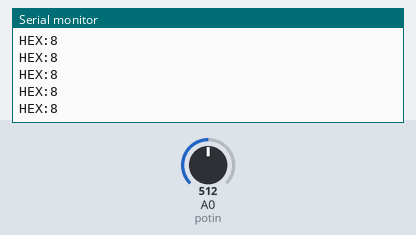
Recording of a sketch running on a simulated Arduino Uno, built with avr-gcc and run on an emulated ATmega328P. Shown: the last lines printed to the serial monitor. The inputs (shaded band) are chosen by the test bench; at power-on: A0 (potin) = 512.

Above: at 1.2 s.
1.3 s: A0 (potin) set to 625
At 2.3 s:
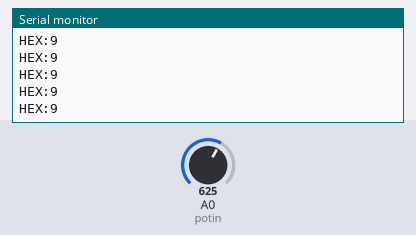
2.8 s: A0 (potin) set to 652
At 3.5 s:
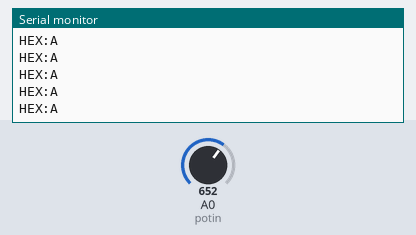
8.5 s: A0 (potin) set to 944
At 9.1 s:
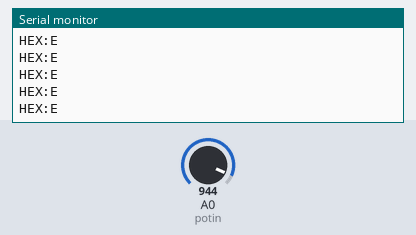
10.0 s: A0 (potin) set to 974
At 11.1 s:
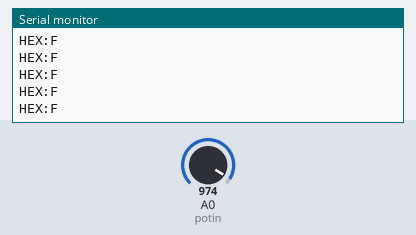

Measured:
- the behaviour switches between 639 and 640 on A0 (potin) (found by bisection; images 1 and 2)
- the behaviour switches between 959 and 960 on A0 (potin) (found by bisection; images 3 and 4)
- after the input at 1.3 s, the serial monitor: prints a new line at once (image 1)
- after the input at 2.8 s, the serial monitor: prints a new line at once (image 2)
- after the input at 8.5 s, the serial monitor: prints a new line at once (image 3)
- after the input at 10.0 s, the serial monitor: prints a new line at once (image 4)

The sketch:

ColourPickerArduino.ino
```cpp
/*
  Arduino Colour Picker
  Conor Souness
  2016-05-11
*/


const int potin = 0; // anolog input pin connected to the potentiometer
int potValue = 0; // variable that holds the potetiometer value
String hexValue = "";

void setup() {
  // setup only runs once when the Arduino starts
  // initialize the output ports
  pinMode(potin, INPUT);
// prepare for sending over serial port
  Serial.begin(115200);
}

void loop() {
  readInputs();
  Serial.print("HEX:");
  Serial.println(hexValue);

// wait for a bit to not overload the port
  delay(10);
}

/*************
  FUNCTIONS
**************/
void readInputs()
{
  potValue = analogRead(potin); // read the potentiometer value


  //Since value of potentiometer is between 0 - 1023, and hex is 16 values, 0-9,A-F,
  //every 64 values will represent a hex value
  if(potValue < 64)
  {
    hexValue = "0";
  }
  else if(potValue >= 64 && potValue < 128 )
  {
    hexValue = "1";
  }
  else if(potValue >= 128 && potValue < 192 )
  {
    hexValue = "2";
  }
  else if(potValue >= 192 && potValue < 256 )
  {
    hexValue = "3";
  }
  else if(potValue >= 256 && potValue < 320 )
  {
    hexValue = "4";
  }
  else if(potValue >= 320 && potValue < 384 )
  {
    hexValue = "5";
  }
  else if(potValue >= 384 && potValue < 448 )
  {
    hexValue = "6";
  }
  else if(potValue >= 448 && potValue < 512 )
  {
    hexValue = "7";
  }
  else if(potValue >= 512 && potValue < 576 )
  {
    hexValue = "8";
  }
  else if(potValue >= 576 && potValue < 640 )
  {
    hexValue = "9";
  }
  else if(potValue >= 640 && potValue < 704 )
  {
    hexValue = "A";
  }
  else if(potValue >= 704 && potValue < 768 )
  {
    hexValue = "B";
  }
  else if(potValue >= 768 && potValue < 832 )
  {
    hexValue = "C";
  }
  else if(potValue >= 832 && potValue < 896 )
  {
    hexValue = "D";
  }
  else if(potValue >= 896 && potValue < 960 )
  {
    hexValue = "E";
  }
  else if(potValue >= 960 && potValue < 1024 )
  {
    hexValue = "F";
  }


}
```
